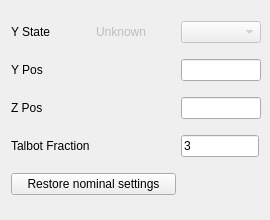
<?xml version="1.0" encoding="UTF-8"?>
<ui version="4.0">
 <class>Form</class>
 <widget class="QWidget" name="Form">
  <property name="enabled">
   <bool>true</bool>
  </property>
  <property name="geometry">
   <rect>
    <x>0</x>
    <y>0</y>
    <width>270</width>
    <height>220</height>
   </rect>
  </property>
  <property name="minimumSize">
   <size>
    <width>270</width>
    <height>200</height>
   </size>
  </property>
  <property name="maximumSize">
   <size>
    <width>500</width>
    <height>220</height>
   </size>
  </property>
  <property name="windowTitle">
   <string>Form</string>
  </property>
  <layout class="QGridLayout" name="gridLayout">
   <item row="2" column="1">
    <widget class="PyDMLabel" name="zPosReadback">
     <property name="minimumSize">
      <size>
       <width>80</width>
       <height>0</height>
      </size>
     </property>
     <property name="toolTip">
      <string/>
     </property>
     <property name="channel" stdset="0">
      <string>ca://PF1K0:WFS:MMS:Z.RBV</string>
     </property>
    </widget>
   </item>
   <item row="1" column="0">
    <widget class="QLabel" name="yPosLabel">
     <property name="minimumSize">
      <size>
       <width>80</width>
       <height>0</height>
      </size>
     </property>
     <property name="text">
      <string>Y Pos</string>
     </property>
    </widget>
   </item>
   <item row="1" column="2">
    <widget class="PyDMLineEdit" name="yPosLineEdit">
     <property name="minimumSize">
      <size>
       <width>80</width>
       <height>0</height>
      </size>
     </property>
     <property name="toolTip">
      <string/>
     </property>
     <property name="channel" stdset="0">
      <string>ca://PF1K0:WFS:MMS:Y.VAL</string>
     </property>
    </widget>
   </item>
   <item row="2" column="0">
    <widget class="QLabel" name="zPosLabel">
     <property name="minimumSize">
      <size>
       <width>80</width>
       <height>0</height>
      </size>
     </property>
     <property name="text">
      <string>Z Pos</string>
     </property>
    </widget>
   </item>
   <item row="4" column="0" colspan="2">
    <widget class="QPushButton" name="nominalButton">
     <property name="minimumSize">
      <size>
       <width>165</width>
       <height>0</height>
      </size>
     </property>
     <property name="text">
      <string>Restore nominal settings</string>
     </property>
    </widget>
   </item>
   <item row="1" column="1">
    <widget class="PyDMLabel" name="yPosReadback">
     <property name="minimumSize">
      <size>
       <width>80</width>
       <height>0</height>
      </size>
     </property>
     <property name="toolTip">
      <string/>
     </property>
     <property name="channel" stdset="0">
      <string>ca://PF1K0:WFS:MMS:Y.RBV</string>
     </property>
    </widget>
   </item>
   <item row="0" column="2">
    <widget class="PyDMEnumComboBox" name="yStateComboBox">
     <property name="enabled">
      <bool>false</bool>
     </property>
     <property name="minimumSize">
      <size>
       <width>80</width>
       <height>0</height>
      </size>
     </property>
     <property name="toolTip">
      <string/>
     </property>
     <property name="channel" stdset="0">
      <string>ca://PF1K0:WFS:MMS:STATE:SET</string>
     </property>
    </widget>
   </item>
   <item row="0" column="0">
    <widget class="QLabel" name="yStateLabel">
     <property name="text">
      <string>Y State</string>
     </property>
    </widget>
   </item>
   <item row="2" column="2">
    <widget class="PyDMLineEdit" name="zPosLineEdit">
     <property name="minimumSize">
      <size>
       <width>80</width>
       <height>0</height>
      </size>
     </property>
     <property name="toolTip">
      <string/>
     </property>
     <property name="channel" stdset="0">
      <string>ca://PF1K0:WFS:MMS:Z.VAL</string>
     </property>
    </widget>
   </item>
   <item row="0" column="1">
    <widget class="PyDMLabel" name="yStateReadback">
     <property name="enabled">
      <bool>false</bool>
     </property>
     <property name="minimumSize">
      <size>
       <width>80</width>
       <height>0</height>
      </size>
     </property>
     <property name="toolTip">
      <string/>
     </property>
     <property name="text">
      <string>Unknown</string>
     </property>
     <property name="channel" stdset="0">
      <string>ca://PF1K0:WFS:MMS:STATE:GET_RBV</string>
     </property>
    </widget>
   </item>
   <item row="3" column="0" colspan="2">
    <widget class="QLabel" name="label">
     <property name="text">
      <string>Talbot Fraction</string>
     </property>
    </widget>
   </item>
   <item row="3" column="2">
    <widget class="QLineEdit" name="fractionLineEdit">
     <property name="text">
      <string>3</string>
     </property>
    </widget>
   </item>
  </layout>
 </widget>
 <customwidgets>
  <customwidget>
   <class>PyDMLabel</class>
   <extends>QLabel</extends>
   <header>pydm.widgets.label</header>
  </customwidget>
  <customwidget>
   <class>PyDMEnumComboBox</class>
   <extends>QComboBox</extends>
   <header>pydm.widgets.enum_combo_box</header>
  </customwidget>
  <customwidget>
   <class>PyDMLineEdit</class>
   <extends>QLineEdit</extends>
   <header>pydm.widgets.line_edit</header>
  </customwidget>
 </customwidgets>
 <resources/>
 <connections/>
</ui>
